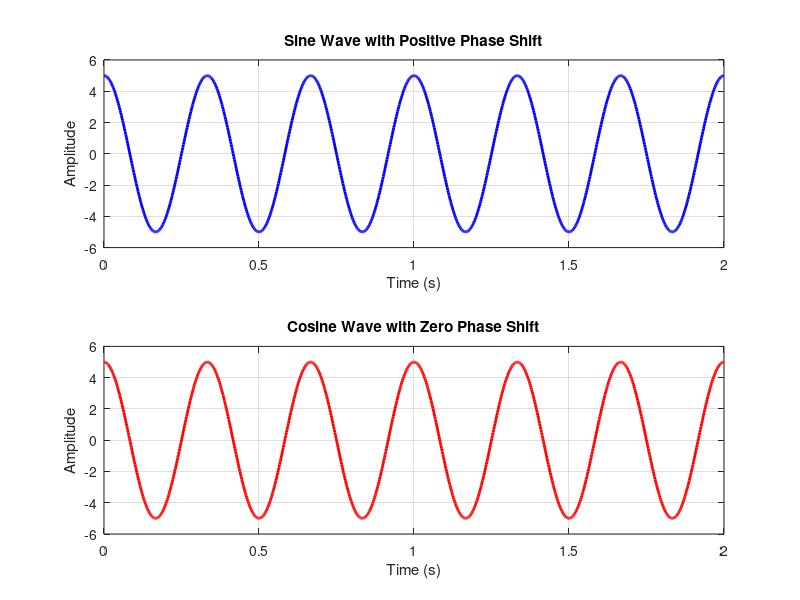

Reproduce this figure in MATLAB. (Note: this script raises an error after producing the figure.)
clc;
clear all;
close all;

% Define parameters
f0 = 3; % Frequency of the signals (in Hz)
A = 5;  % Amplitude
phi_sin = pi/2; % Phase shift for sine wave
phi_cos = 0;    % Phase shift for cosine wave

% Generate time vector
t = linspace(0, 2, 1000); % Time range from 0 to 2 seconds

% Generate sine wave
y_sin = A * sin(2 * pi * f0 * t + phi_sin);

% Generate cosine wave
y_cos = A * cos(2 * pi * f0 * t + phi_cos);

% Plot sine wave
subplot(2, 1, 1);
plot(t, y_sin, 'b', 'linewidth', 2);
xlabel('Time (s)');
ylabel('Amplitude');
title('Sine Wave with Positive Phase Shift');
grid on;

% Plot cosine wave
subplot(2, 1, 2);
plot(t, y_cos, 'r', 'linewidth', 2);
xlabel('Time (s)');
ylabel('Amplitude');
title('Cosine Wave with Zero Phase Shift');
grid on;

% Adjust subplot spacing
sgtitle('Comparison of Sine and Cosine Waves');

% Determine the relationship between the two signals
disp('Relationship between the two signals:');
disp('The cosine wave leads the sine wave by pi/2 radians or 90 degrees.');
